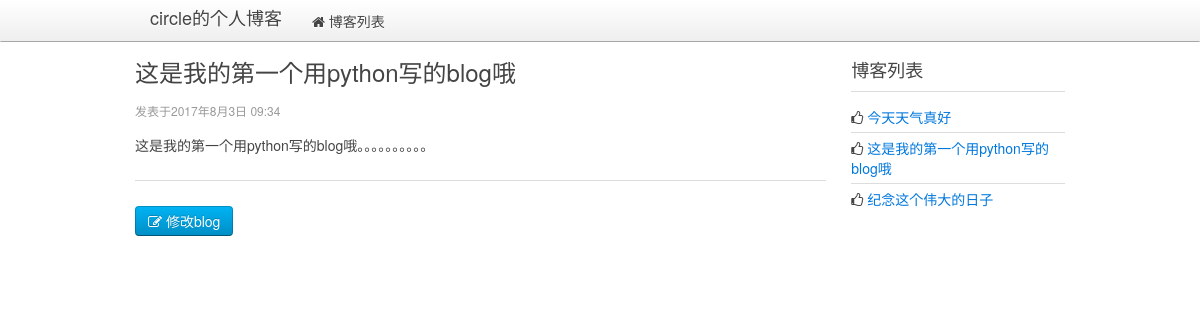
Screenshot of /blog/article/2 with the database file from the repository.
### blog/models.py (models this page shows, shortened)
class Article(models.Model):
    title=models.CharField(max_length=32,default='title')
    content=models.TextField(null=True)
    pub_time=models.DateTimeField(null=True)

### blog/views.py (the view)
# urls.py: url(r'^article/(?P<article_id>[0-9]+)$',views.article_page,name='article_page'),
def article_page(request,article_id):
    articles = models.Article.objects.all()
    article=models.Article.objects.get(pk=article_id)
    return render(request,'blog/article_page.html',{'article':article,'articles':articles})

### blog/Templates/blog/article_page.html (shortened to what this page needs)
<!DOCTYPE html>
<html lang="en">
<head>
    <link rel="stylesheet" href="{{ STATIC_URL }}css/uikit.min.css">
    <link rel="stylesheet" href="{{ STATIC_URL }}css/uikit.gradient.min.css">
</head>
<body>
<nav class="uk-navbar uk-navbar-attached uk-margin-bottom">
        <div class="uk-container uk-container-center">
            <a href="{% url 'blog:index' %}" class="uk-navbar-brand">circle的个人博客</a>
            <ul class="uk-navbar-nav">
                <li data-url="blogs"><a href="{% url 'blog:index' %}"><i class="uk-icon-home"></i> 博客列表</a></li>
            </ul>
        </div>
</nav>
<div class="uk-container uk-container-center">
        <div class="uk-grid">
                <div class="uk-width-medium-3-4">
                     <article class="uk-article">
                        <h2>{{ article.title }}</h2>
                        <p class="uk-article-meta">发表于{{ article.pub_time }}</p>
                        <p>{{ article.content }}</p>
                    </article>
                    <hr class="uk-article-divider">
                    <a href="{% url 'blog:edit_page' article.id %}" class="uk-button uk-button-primary"><i class="uk-icon-edit"></i> 修改blog</a>
                </div>
                <div class="uk-width-medium-1-4">
                        <div class="uk-panel uk-panel-header">
                            <h3 class="uk-panel-title">博客列表</h3>
                            <ul class="uk-list uk-list-line">
                                {% for article in articles %}
                                    <li><i class="uk-icon-thumbs-o-up"></i> <a target="_blank" href="{% url 'blog:article_page' article.id %}">{{ article.title }}</a></li>
                                {% endfor %}
                            </ul>
                        </div>
                 </div>
        </div>
</div>
</body>
</html>

### rows the page displays
Article: title "这是我的第一个用python写的blog哦", pub_time "2017年8月3日 09:34", content "这是我的第一个用python写的blog哦。。。。。。。。。。"
Article: title "今天天气真好"
Article: title "纪念这个伟大的日子"
